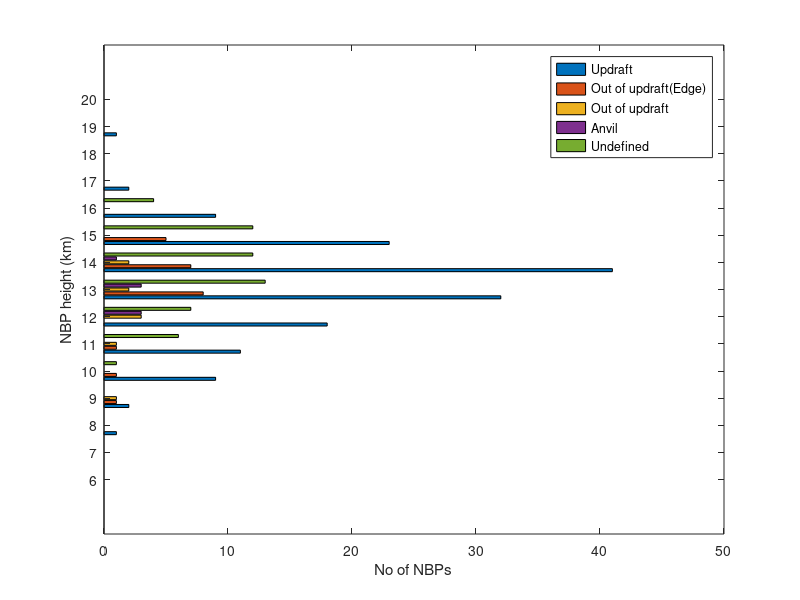

Write the MATLAB code that produced this figure.

% as stacked bars (oud and eud in a same bar)
% function nbp_height
% 
% y1 = [ 0 0 1 2 9 11 18 32 41 23 9 2 0 1 0;
%       0 0 0 1 0 1  3  2  2  0  0 0 0 0 0;
%       0 0 0 0 0 0  3  3  1  0  0 0 0 0 0;
%       0 0 0 0 1 6  7  13 12 12 4 0 0 0 0];
%       
%   
%   y2 = [0 0 0 0 0 0  0  0  0  0  0 0 0 0 0;
%       0 0 0 1 1 1  0  8  7  5  0 0 0 0 0;
%       0 0 0 0 0 0  0  0  0  0  0 0 0 0 0;
%       0 0 0 0 0 0  0  0  0  0  0 0 0 0 0];
%   x = 6:20;
%   
%   Y(:,:,1) = y1';
%   Y(:,:,2) = y2';
%   Y(:,:,3) = y1'-y1';
%   
%   %figure
%   %barh(x',[y1'])
%   plotBarStackGroups(Y,{'1','2','3','4'})
% end
% 
% 
% function [] = plotBarStackGroups(stackData, groupLabels)
% %% Plot a set of stacked bars, but group them according to labels provided.
% %%
% %% Params: 
% %%      stackData is a 3D matrix (i.e., stackData(i, j, k) => (Group, Stack, StackElement)) 
% %%      groupLabels is a CELL type (i.e., { 'a', 1 , 20, 'because' };)
% %%
% %% Copyright 2011 Evan Bollig (bollig at scs DOT fsu ANOTHERDOT edu
% %%
% %% 
% NumGroupsPerAxis = size(stackData, 1);
% NumStacksPerGroup = size(stackData, 2);
% 
% 
% % Count off the number of bins
% groupBins = 1:NumGroupsPerAxis;
% MaxGroupWidth = 0.65; % Fraction of 1. If 1, then we have all bars in groups touching
% groupOffset = MaxGroupWidth/NumStacksPerGroup;
% figure
%     hold on; 
% for i=1:NumStacksPerGroup
% 
%     Y = squeeze(stackData(:,i,:));
%     
%     % Center the bars:
%     
%     internalPosCount = i - ((NumStacksPerGroup+1) / 2);
%     
%     % Offset the group draw positions:
%     groupDrawPos = (internalPosCount)* groupOffset + groupBins;
%     
%     h(i,:) = barh(Y, 'stacked');
%     set(h(i,:),'BarWidth',groupOffset);
%     set(h(i,:),'XData',groupDrawPos);
% end
% hold off;
% set(gca,'XTickMode','manual');
% set(gca,'XTick',1:NumGroupsPerAxis);
% set(gca,'XTickLabelMode','manual');
% set(gca,'XTickLabel',groupLabels);
% 
% legend({'a','b','c','d','e'});
% end 

%% oud and EUD in seperate bars (total 5 bars)

y1 = [ 0 0 1 2 9 11 18 32 41 23 9 2 0 1 0;
       0 0 0 1 1 1  0  8  7  5  0 0 0 0 0;
       0 0 0 1 0 1  3  2  2  0  0 0 0 0 0;
       0 0 0 0 0 0  3  3  1  0  0 0 0 0 0;
       0 0 0 0 1 6  7  13 12 12 4 0 0 0 0];
      
  
  
  x = 6:20;

figure
  barh(x',[y1'])
  
  legend({'Updraft','Out of updraft(Edge)','Out of updraft','Anvil','Undefined'});
  xlabel('No of NBPs');
  ylabel('NBP height (km)');
  